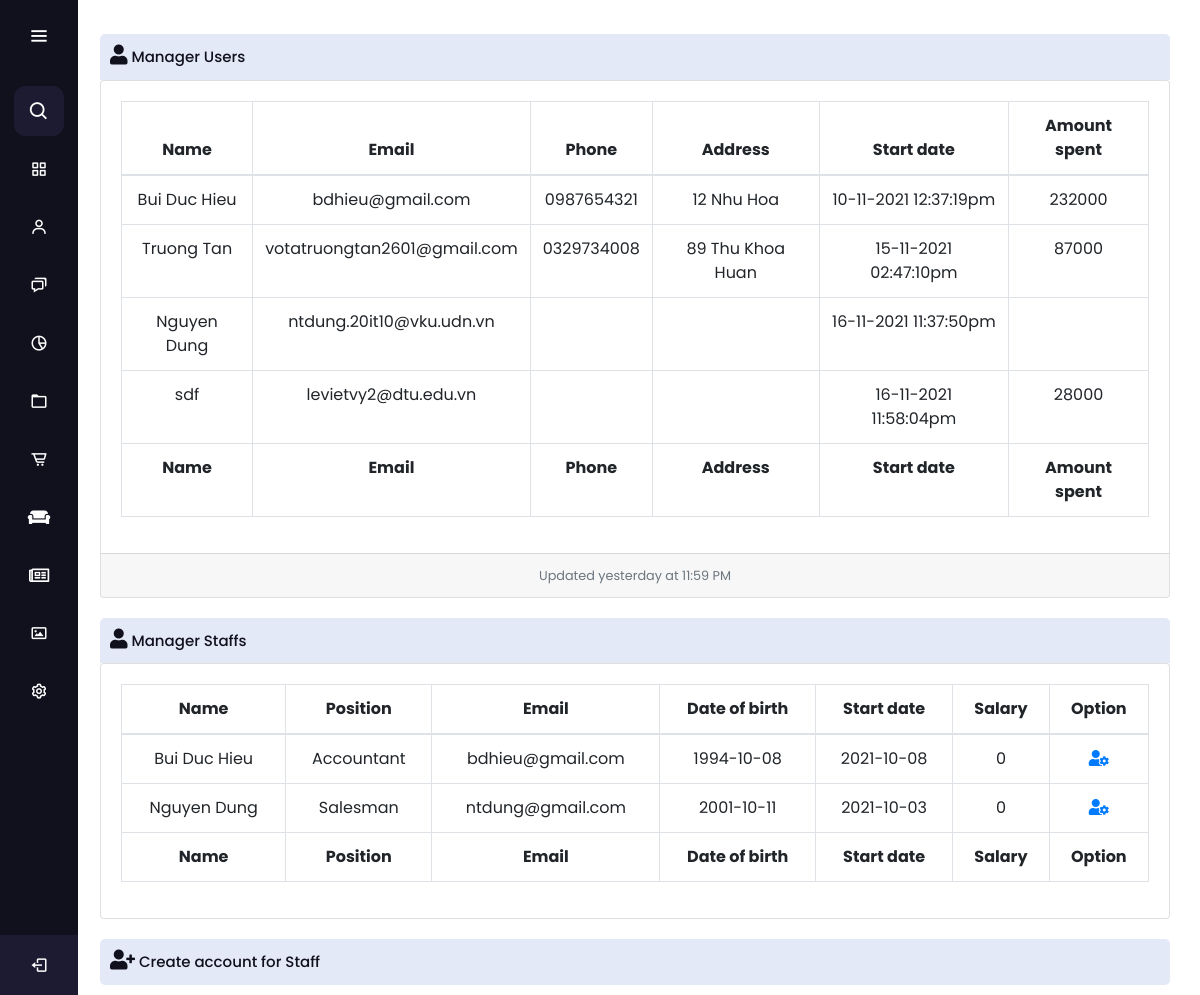
/admin/manageruser.php, run on the app's committed database.
### tables this page shows
CREATE TABLE `tbl_user` (
  `userId` int(11) NOT NULL,
  `userName` varchar(50) NOT NULL,
  `userEmail` varchar(50) NOT NULL,
  `userPhone` varchar(10) NOT NULL,
  `userAddress` varchar(50) NOT NULL,
  `userStartdate` varchar(21) NOT NULL,
  `userUser` varchar(50) NOT NULL,
  `userPass` varchar(50) NOT NULL,
  `userAvatar` varchar(50) NOT NULL
);

CREATE TABLE `tbl_staff` (
  `staffId` int(10) NOT NULL,
  `staffName` varchar(50) NOT NULL,
  `staffEmail` varchar(50) NOT NULL,
  `staffPhone` varchar(10) NOT NULL,
  `staffPosision` varchar(50) NOT NULL,
  `staffSalary` int(10) NOT NULL,
  `staffBirth` date NOT NULL,
  `staffStartdate` date NOT NULL,
  `staffUser` varchar(50) NOT NULL,
  `staffPass` varchar(50) NOT NULL
);

### admin/libs/session.php (called while the page is built, shortened)
<?php
class Session
{
  static function get($key)
  {
    return null;
  }
}

### admin/libs/db_query/builder.php (called while the page is built, shortened)
<?php
class Builder
{
  private string $table;
  private array $columns = ["*"];
  private array $conditions = [];
  public function __construct($table, $as = null)
  {
    $this->table = $table;
  }
  public function get($columns = ["*"])
  {
    $this->columns = $columns;
    return $this->execSelect();
  }
  public function sum($column)
  {
    $this->columns = ["SUM($column) AS sum"];
    return $this->execSelectSingle()["sum"];
  }
  private function buildSelect()
  {
    $columns = implode(", ", $this->columns);
    $sql = "SELECT $columns  FROM $this->table";
    if (!empty($this->conditions)) {
      $conditions = $this->buildConditions();
      $sql = $sql . " WHERE " . $conditions;
    }
    $this->sql = $sql;
  }
  private function buildConditions()
  {
    return implode(" ", $this->conditions);
  }
}

### admin/libs/db_query/execution.php (called while the page is built, shortened)
<?php
trait Execution {
  public function execSelect() {
    $conn = Connection::connect();
    $stmt = $conn->query($this->sql);
    return $stmt->fetchAll(\PDO::FETCH_ASSOC);
  }
  public function execSelectSingle() {
    $conn = Connection::connect();
    $stmt = $conn->query($this->sql);
    return $stmt->fetch(\PDO::FETCH_ASSOC);
  }
}

### admin/manageruser.php (the view, shortened to what this page needs)
<?php
$tbl_user = DB::table("tbl_user")->get();
$tbl_staff = DB::table("tbl_staff")->get();
?>
<!DOCTYPE html>
<html lang="en" dir="ltr">
<head>
<?php require 'modules/head.php' ?>
</head>
<body>
  <?= include 'modules/sidebar.php' ?>
  <section class="home-section">
    <div class="text"><span><i class="fas fa-user"></i> Manager Users</span></div>
    <div class="block">
      <div class="card mb-3">
        <div class="card-body">
          <div class="table-responsive">
            <table class="table table-bordered" id="dataTable" width="100%" cellspacing="0">
              <thead>
                <tr>
                  <th>Name</th>
                  <th>Email</th>
                  <th>Phone</th>
                  <th>Address</th>
                  <th>Start date</th>
                  <th>Amount spent</th>
                </tr>
              </thead>
              <tfoot>
                <tr>
                  <th>Name</th>
                  <th>Email</th>
                  <th>Phone</th>
                  <th>Address</th>
                  <th>Start date</th>
                  <th>Amount spent</th>
                </tr>
              </tfoot>
              <tbody>
                <?php foreach ($tbl_user as $row) { ?>
                  <tr>
                    <td><?= $row["userName"] ?></td>
                    <td><?= $row["userEmail"] ?></td>
                    <td><?= $row["userPhone"] ?></td>
                    <td><?= $row["userAddress"] ?></td>
                    <td><?= $row["userStartdate"] ?></td>
                    <td><?= DB::table('bill')->where('userId', $row['userId'])->sum('subtotal') ?></td>
                  </tr>
                <?php } ?>
              </tbody>
            </table>
          </div>
        </div>
        <div class="card-footer small text-muted">Updated yesterday at 11:59 PM</div>
      </div>
    </div>
  </section>
  <section class="home-section">
    <div class="text"><span><i class="fas fa-user"></i> Manager Staffs</span></div>
    <div class="block">
      <div class="card mb-3">
        <div class="card-body">
          <div class="table-responsive">
            <table class="table table-bordered" id="dataTable" width="100%" cellspacing="0">
              <thead>
                <tr>
                  <th>Name</th>
                  <th>Position</th>
                  <th>Email</th>
                  <th>Date of birth</th>
                  <th>Start date</th>
                  <th>Salary</th>
                  <th>Option</th>
                </tr>
              </thead>
              <tfoot>
                <tr>
                  <th>Name</th>
                  <th>Position</th>
                  <th>Email</th>
                  <th>Date of birth</th>
                  <th>Start date</th>
                  <th>Salary</th>
                  <th>Option</th>
                </tr>
              </tfoot>
              <tbody>
                <?php foreach ($tbl_staff as $row) { ?>
                  <tr>
                    <td><?= $row["staffName"] ?></td>
                    <td><?= $row["staffPosision"] ?></td>
                    <td><?= $row["staffEmail"] ?></td>
                    <td><?= $row["staffBirth"] ?></td>
                    <td><?= $row["staffStartdate"] ?></td>
                    <td><?= $row["staffSalary"] ?></td>
                    <td><a href="#"><i class="fas fa-user-cog"></i></a></td>
                  </tr>
                <?php } ?>
              </tbody>
            </table>
          </div>
        </div>
      </div>
    </div>
  </section>
  <section class="home-section">
    <div class="text"><span onclick="showstaffsign();"><i class="fas fa-user-plus"></i> Create account for Staff</span></div>
  </section>
</body>
</html>

### admin/css/admin.css (style rules this page uses)
* { margin: 0; padding: 0; box-sizing: border-box; font-family: "Poppins", sans-serif; }
.home-section { position: relative; background: #E4E9F7; min-height: 30px; top: 10px; left: 100px; right: 200px; width: calc(100% - 130px); border-radius: 5px; margin-bottom: 20px; transition: all 0.5s ease; }
.home-section .text { display: inline-block; color: #11101d; font-size: 17px; font-weight: 500; margin: 10px; cursor: pointer; }
.text span { font-size: 15px; }
.text i { font-size: 20px; }
.block { display: block; background-color: white; text-align: center; }
table, th, td { border: 1px solid black; border-collapse: collapse; text-align: center; }

### data on the page
tbl_user: userName "Bui Duc Hieu", userEmail "bdhieu@gmail.com", userPhone "0987654321", userAddress "12 Nhu Hoa", userStartdate "10-11-2021 12:37:19pm", sum "232000"
tbl_user: userName "Truong Tan", userEmail "votatruongtan2601@gmail.com", userPhone "0329734008", userAddress "89 Thu Khoa Huan", userStartdate "15-11-2021 02:47:10pm", sum "87000"
tbl_user: userName "Nguyen Dung", userEmail "ntdung.20it10@vku.udn.vn", userStartdate "16-11-2021 11:37:50pm"
tbl_user: userName "sdf", userEmail "levietvy2@dtu.edu.vn", userStartdate "16-11-2021 11:58:04pm", sum "28000"
tbl_staff: staffName "Bui Duc Hieu", staffPosision "Accountant", staffEmail "bdhieu@gmail.com", staffBirth "1994-10-08", staffStartdate "2021-10-08", staffSalary "0"
tbl_staff: staffName "Nguyen Dung", staffPosision "Salesman", staffEmail "ntdung@gmail.com", staffBirth "2001-10-11", staffStartdate "2021-10-03", staffSalary "0"
